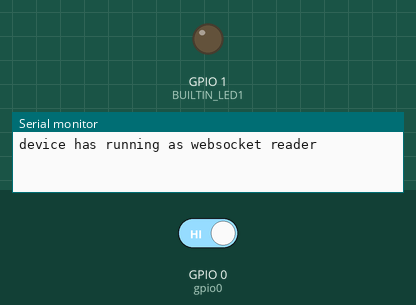
Simulated run of this sketch. Board: ESP8266 (NodeMCU). On the bench: output pins drawn as LEDs (lit = HIGH), the last lines printed to the serial monitor. Dashed ring = blinking. Inputs (shaded band) come from the test bench; at power-on: GPIO 0 (gpio0) HIGH.

Above: at 1.2 s.
1.3 s: GPIO 0 (gpio0) driven LOW
At 2.01 s:
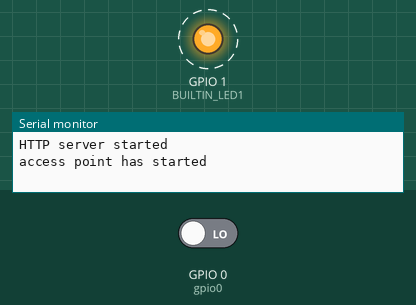
4.3 s: GPIO 0 (gpio0) driven HIGH
At 5.4 s:
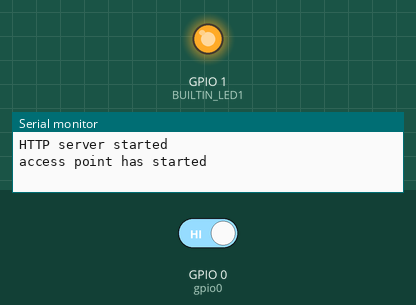
Timing chart, 0 to 7.3 s (numbered marks = the images above; inputs shaded):
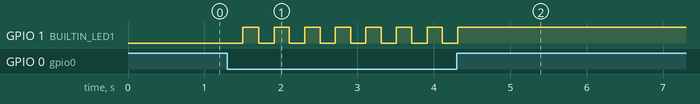

The sketch:

01_wifi_hotspot.ino
```cpp
#include <ESP8266WiFi.h>
#include <WiFiClient.h>
#include <ESP8266WebServer.h>

//SSID and Password to your ESP Access Point
const char* ap_ssid = "ShockerSetup";
const char* ap_password = "12345678";
int gpio0 = 0;
bool hot_point_has_inited = false;
const short int BUILTIN_LED1 = 1; //GPIO1

ESP8266WebServer server(80); //Server on port 80

/**
 * Настройка устройства при включении
 */
void setup(void){
  Serial.begin(115200);
  pinMode(BUILTIN_LED1, OUTPUT);     // Initialize the LED_BUILTIN pin as an output
  Serial.println("");

  if(digitalRead(gpio0) == 0){

  }
  else {
    Serial.println("device has running as websocket reader");
  }
}

/**
 * Бесконечный цикл
 */
void loop(void){
  // включили режим настройки
  if(digitalRead(gpio0) == 0){
    blinkBlueLed(200);
    // если еще не было инициализации хот спота
    if(!hot_point_has_inited){
      Serial.println("access point starting...");
      initHotSpot();
      Serial.println("access point has started");
    }

    server.handleClient();          //Handle client requests
//    delay(2000);
//    Serial.print("gpio0 state: ");
//    Serial.print(digitalRead(gpio0));
//    Serial.println("");
//    delay(2000);
  }
}

void blinkBlueLed(int timeout){
  digitalWrite(BUILTIN_LED1, LOW); // Turn the LED ON by making the voltage LOW
  delay(timeout); // Wait for a second
  digitalWrite(BUILTIN_LED1, HIGH); // Turn the LED off by making the voltage HIGH
  delay(timeout); // Wait for a
}

/**
 * Инициализация access point и вебсервера
 */
void initHotSpot() {
  WiFi.mode(WIFI_AP);           //Only Access point
  IPAddress ap_local_IP(192,168,1,1);
  IPAddress ap_gateway(192,168,1,254);
  IPAddress ap_subnet(255,255,255,0);
  Serial.print("Configuring access point...");
  Serial.print("Setting soft-AP configuration ... ");
  WiFi.softAPConfig(ap_local_IP, ap_gateway, ap_subnet);
  Serial.print("Setting soft-AP ... ");
  WiFi.softAP(ap_ssid, ap_password);  //Start HOTspot removing password will disable security
  Serial.print("Soft-AP IP address = ");
  Serial.println(WiFi.softAPIP());

  server.on("/", handleRoot);      //Which routine to handle at root location
  server.onNotFound(handleNotFound);
  server.begin();                  //Start server
  Serial.println("HTTP server started");
  hot_point_has_inited = true;
}

/**
 * Роут главной страницы веб сервера
 */
void handleRoot(){
  server.send(200, "text/plain", "hello from esp8266!");
}

void handleNotFound()
{
  String message = "File Not Found\n\n";
  message += "URI: ";
  message += server.uri();
  message += "\nMethod: ";
  message += (server.method() == HTTP_GET)?"GET":"POST";
  message += "\nArguments: ";
  message += server.args();
  message += "\n";
  for (uint8_t i=0; i<server.args(); i++){
    message += " " + server.argName(i) + ": " + server.arg(i) + "\n";
  }
  server.send(404, "text/plain", message);
}
```

Measured:
- after the input at 1.3 s, GPIO 1 (BUILTIN_LED1): alternates HIGH for 0.20 s and LOW for 0.20 s, starting after 0.20 s
- after the input at 4.3 s, GPIO 1 (BUILTIN_LED1): goes on until 4.3 s, then stays HIGH
